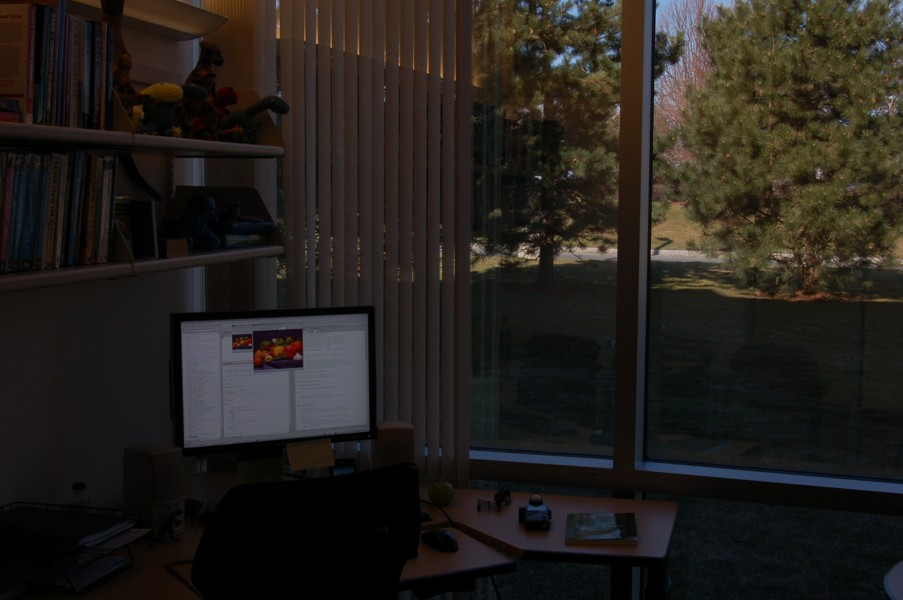
#> input picture Lab2/dataset/source1.jpg, 903 x 600 px
$ python stylized_histogram.py
#> lines starting #> are read from the running program, lines starting #| are printed output that depends on the picture
import cv2
import numpy as np
import matplotlib.pyplot as plt
import os


# ============================================================
# PATHS
# ============================================================

dataset_folder = "../dataset"
output_folder = "../output/problem1"

os.makedirs(output_folder, exist_ok=True)


# ============================================================
# INPUT IMAGE
# ============================================================

source_path = os.path.join(
    dataset_folder,
    "source1.jpg"
)

source = cv2.imread(
    source_path,
    cv2.IMREAD_GRAYSCALE
)
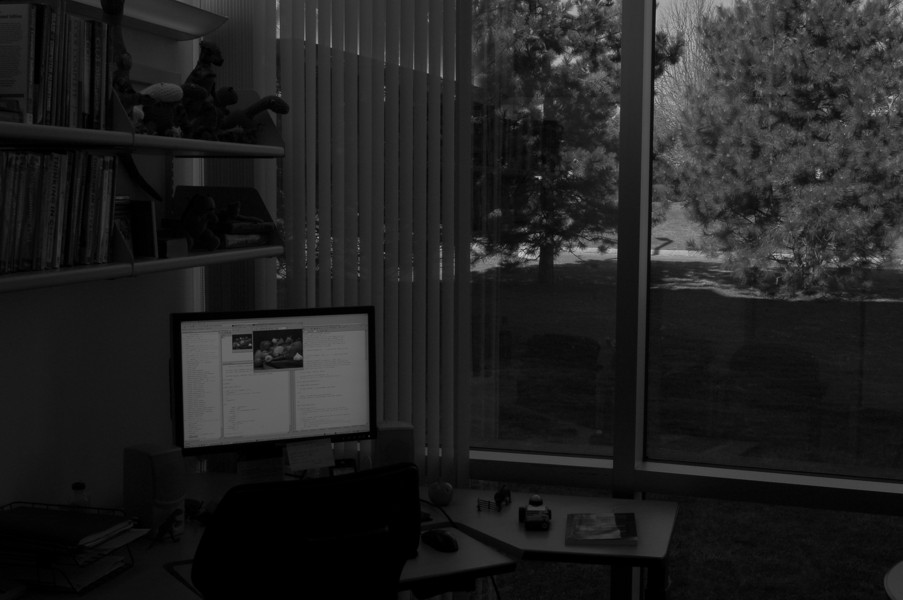
#> source: shape (600, 903); min 0, max 204, mean 32.7

if source is None:
    print("Source image not found!")
    exit()


# ============================================================
# FUNCTION: CALCULATE HISTOGRAM
# ============================================================

def calculate_histogram(image):

    histogram = np.zeros(
        256,
        dtype=np.int64
    )

    for pixel in image.flatten():

        histogram[pixel] += 1
#> this loop made 541800 passes
#> pixel on passes 1 to 3: 3, 5, 7
#> after the loop, histogram = 256 values, max 31409 at index 0, min 0 at index 185, mean 2116.4

    return histogram


# ============================================================
# FUNCTION: CALCULATE CDF
# ============================================================

def calculate_cdf(histogram):

    cdf = np.cumsum(histogram)

    cdf = cdf / cdf[-1]

    return cdf


# ============================================================
# CREATE ANALYTICAL TARGET HISTOGRAM
# ============================================================

intensity = np.arange(256)

mean = 65
sigma = 25

target_histogram = np.exp(
    -0.5 *
    ((intensity - mean) / sigma) ** 2
)


# Normalize target histogram

target_histogram = (
    target_histogram /
    np.sum(target_histogram)
)


# ============================================================
# SOURCE HISTOGRAM
# ============================================================

source_histogram = calculate_histogram(
    source
)
#> source_histogram has the same summary as histogram in calculate_histogram


# ============================================================
# SOURCE CDF
# ============================================================

source_cdf = calculate_cdf(
    source_histogram
)
#> in calculate_cdf, `cdf = np.cumsum(histogram)`: cdf = 256 values from 31409 to 541800
#> in calculate_cdf, `cdf = cdf / cdf[-1]`: cdf = 256 values from 0.058 to 1
#> source_cdf = 256 values from 0.058 to 1


# ============================================================
# TARGET CDF
# ============================================================

target_cdf = np.cumsum(
    target_histogram
)

target_cdf = (
    target_cdf /
    target_cdf[-1]
)


# ============================================================
# CREATE LOOKUP TABLE
# ============================================================

lookup_table = np.zeros(
    256,
    dtype=np.uint8
)


for source_intensity in range(256):

    difference = np.abs(
        target_cdf -
        source_cdf[source_intensity]
    )

    target_intensity = np.argmin(
        difference
    )

    lookup_table[
        source_intensity
    ] = target_intensity
#> this loop made 256 passes
#> target_intensity on passes 1 to 3: 26, 29, 30
#> after the loop, lookup_table = 256 values from 26 to 255


# ============================================================
# APPLY TRANSFORMATION
# ============================================================

stylized_image = lookup_table[
    source
]
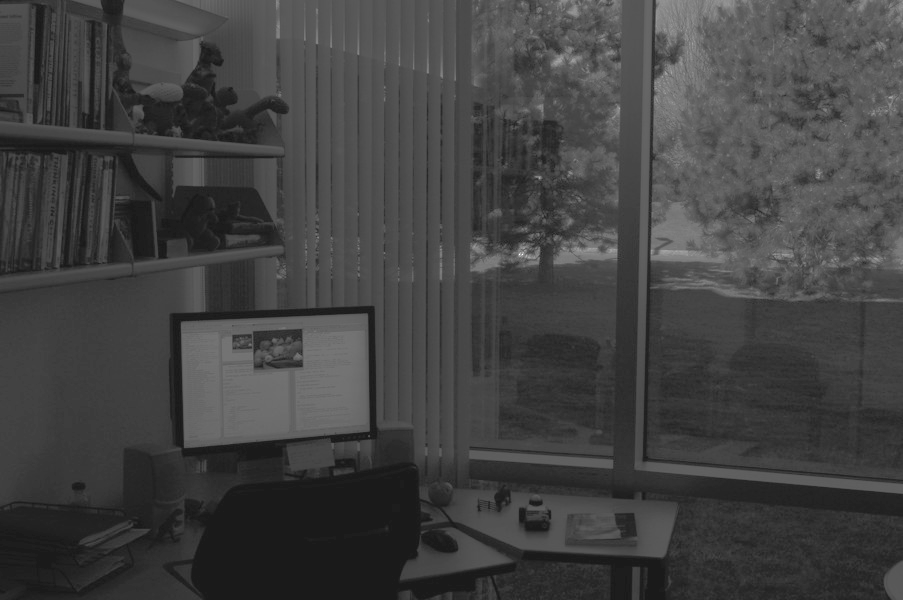
#> stylized_image: shape (600, 903); min 26, max 255, mean 65.9


# ============================================================
# SAVE IMAGE
# ============================================================

output_path = os.path.join(
    output_folder,
    "stylized_moody.png"
)

cv2.imwrite(
    output_path,
    stylized_image
)


# ============================================================
# CALCULATE OUTPUT HISTOGRAM
# ============================================================

output_histogram = calculate_histogram(
    stylized_image
)
#> the loop in calculate_histogram (call 2), `for pixel in image.flatten(): ` made 541800 passes
#> pixel on passes 1 to 3: 32, 34, 37
#> output_histogram = 256 values, max 31409 at index 26, min 0 at index 0, mean 2116.4

output_cdf = calculate_cdf(
    output_histogram
)
#> output_cdf = 256 values from 0 to 1


# ============================================================
# DISPLAY IMAGES
# ============================================================

plt.figure(
    figsize=(12, 4)
)


plt.subplot(1, 3, 1)

plt.imshow(
    source,
    cmap="gray"
)

plt.title(
    "Original Source"
)

plt.axis("off")


plt.subplot(1, 3, 2)

plt.imshow(
    stylized_image,
    cmap="gray"
)

plt.title(
    "Stylized Moody Result"
)

plt.axis("off")


plt.subplot(1, 3, 3)

plt.plot(
    target_histogram,
    label="Target"
)

plt.plot(
    output_histogram /
    np.sum(output_histogram),
    label="Output"
)

plt.title(
    "Target vs Output Histogram"
)

plt.xlabel(
    "Pixel Intensity"
)

plt.ylabel(
    "Probability"
)

plt.legend()

plt.grid()


plt.tight_layout()


plt.savefig(
    os.path.join(
        output_folder,
        "stylized_histogram_result.png"
    )
)
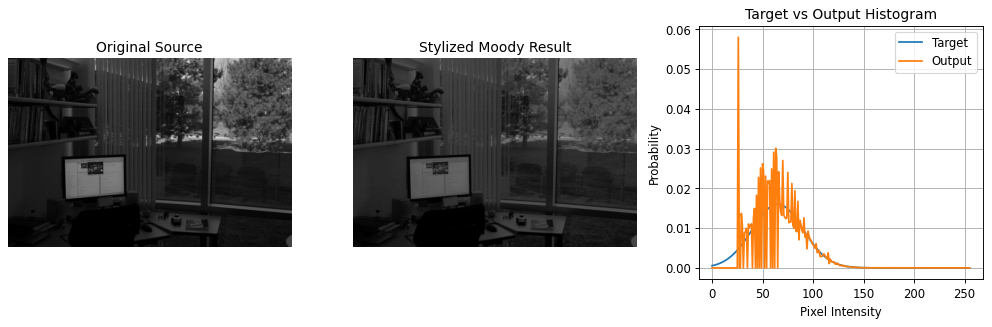
#> figure drawn by matplotlib, 3 panels; panel 3: curve peaks at x = 65, y = 0.016; panel 3: curve peaks at x = 26, y = 0.058


plt.show()


# ============================================================
# CDF COMPARISON
# ============================================================

plt.figure(
    figsize=(8, 5)
)


plt.plot(
    target_cdf,
    label="Target CDF"
)

plt.plot(
    output_cdf,
    label="Output CDF"
)

plt.title(
    "Stylized Target vs Output CDF"
)

plt.xlabel(
    "Pixel Intensity"
)

plt.ylabel(
    "Cumulative Probability"
)

plt.legend()

plt.grid()


plt.savefig(
    os.path.join(
        output_folder,
        "stylized_cdf.png"
    )
)
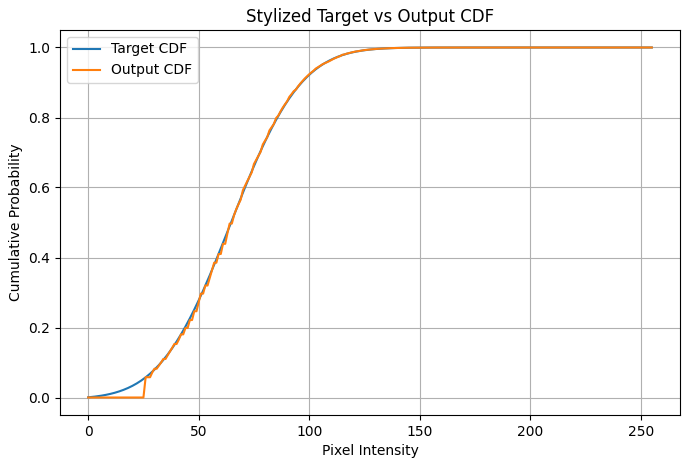
#> figure drawn by matplotlib, 1 panel; curve peaks at x = 255, y = 1; curve peaks at x = 255, y = 1


plt.show()


# ============================================================
# INFORMATION
# ============================================================

print("\n===================================")
print(" STYLIZED HISTOGRAM MATCHING")
print("===================================")

print("\nTarget distribution:")
print("Mean =", mean)
print("Sigma =", sigma)

print("\nOutput saved:")

print(
    "1. stylized_moody.png"
)

print(
    "2. stylized_histogram_result.png"
)

print(
    "3. stylized_cdf.png"
)
